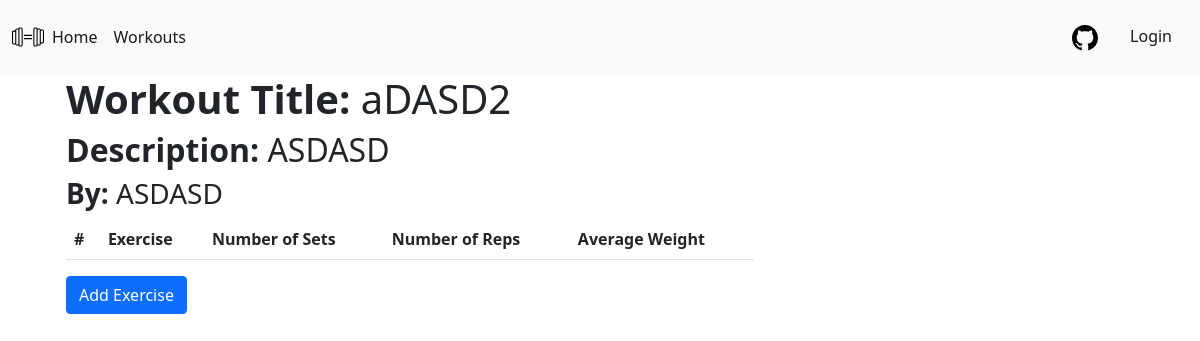
Page /workouts/57/ on the committed database.
### workout_app/models.py (models this page shows, shortened)
class Workout(models.Model):
    workout_title = models.CharField(max_length=20)
    description = models.TextField(max_length=200)
    author = models.CharField(max_length=20)

### workout_app/views.py (the view)
# urls.py: path('workouts/<int:pk>/',views.WorkoutDetailView.as_view(),name='workout_detail'),
class WorkoutDetailView(DetailView):
    model = Workout

### workout_app/templates/workout_app/workout_detail.html (shortened to what this page needs)
{% extends 'base.html' %}
{% block content %}
<div class="container">
    <h1><strong>Workout Title: </strong>{{ workout.workout_title }}</h1>
    <h2><strong>Description: </strong>{{ workout.description }}</h2>
    <h3><strong>By: </strong>{{ workout.author }}</h3>
    <table class="table">
        <thead>
        <tr>
            <th scope="col">#</th>
            <th scope="col">Exercise</th>
            <th scope="col">Number of Sets</th>
            <th scope="col">Number of Reps</th>
            <th scope="col">Average Weight</th>
        </tr>
        </thead>
    </table>
    <a class="btn btn-primary" href="{% url 'add_exercise' workout.pk %}">Add Exercise</a>
</div>
{% endblock %}

### rows in the picture
Workout: workout_title "aDASD2", description "ASDASD", author "ASDASD"
